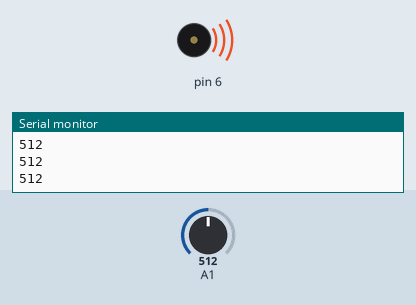
A sketch run on a simulated Arduino Uno, built with avr-gcc and run on an emulated ATmega328P. On the bench: buzzer (waves = sounding), the last lines printed to the serial monitor. The test bench sets the inputs (shaded band); at power-on: A1 = 512.

Above: at 1.2 s.
1.3 s: A1 set to 219
3.5 s: A1 set to 191
At 5.6 s:
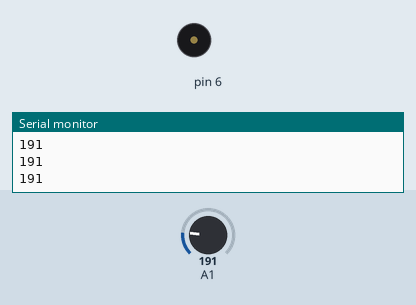
6.0 s: A1 set to 210
At 6.8 s:
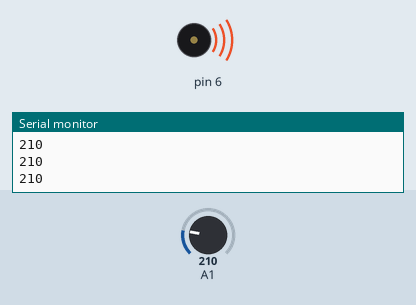
7.5 s: A1 set to 190
At 9.9 s:
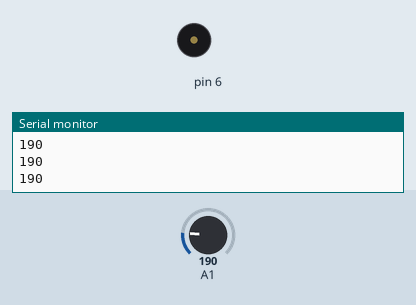
Timing chart, 0 to 11.0 s (numbered marks = the images above; inputs shaded):
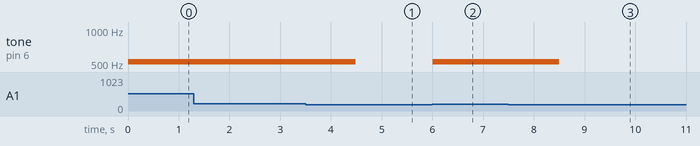

Measured:
- the behaviour switches between 201 and 200 on A1 (found by bisection; images 0 and 1)
- after the input at 3.5 s, tone on pin 6: 523 Hz → silent after 0.99 s
- after the input at 6.0 s, tone on pin 6: silent → 523 Hz at once
- after the input at 7.5 s, tone on pin 6: 523 Hz → silent after 1.0 s

The sketch:

environment_monitoring_system1.ino
```cpp
// C++ code
//
/*
  Environment monitoring system
*/

int gassensor = 0;

void setup()
{
  pinMode(A1, INPUT);
  Serial.begin(9600);
  pinMode(6, OUTPUT);
}

void loop()
{
  gassensor = analogRead(A1);
  Serial.println(gassensor);
  if (gassensor > 200) {
    tone(6, 523, 1000); // play tone 60 (C5 = 523 Hz)
  }
  delay(10); // Delay a little bit to improve simulation performance
}
```
